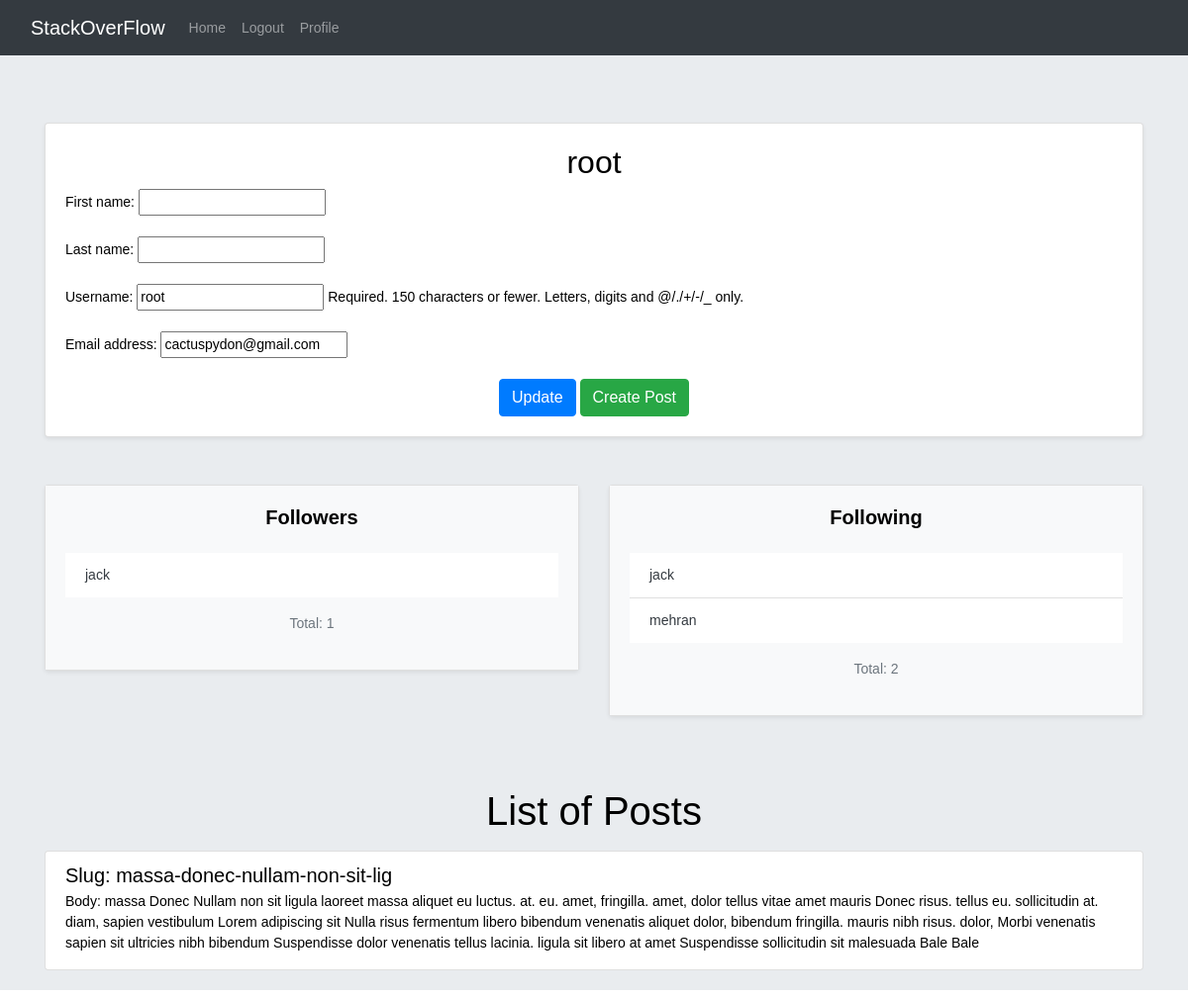
/accounts/profile/1/ (signed in), run on the app's committed database.
### accounts/models.py (models this page shows, shortened)
class Relation(models.Model):
    from_user = models.ForeignKey(User, on_delete=models.CASCADE, related_name='followers')
    to_user = models.ForeignKey(User, on_delete=models.CASCADE, related_name='following')
    created = models.DateTimeField(auto_now_add=True)

### home/models.py (models this page shows, shortened)
class Post(models.Model):
    user = models.ForeignKey(User, on_delete=models.CASCADE, related_name='posts')
    body = models.TextField()
    slug = models.SlugField(unique=True)
    created = models.DateTimeField(auto_now_add=True)
    updated = models.DateTimeField(auto_now=True)
    class Meta:
        ordering = ('-created',)

### accounts/views.py (the view, shortened to what this page needs)
# urls.py: path('profile/<int:pk>/', views.UserProfileView.as_view(), name='user-profile'),
class UserProfileView(LoginRequiredMixin, View):
    form_class = UserProfileForm
    template_name = 'accounts/profile.html'
    def get(self, request, pk):
        is_following = False
        user = get_object_or_404(User, pk=pk)
        form = self.form_class(instance=user)
        post = user.posts.all()
        relation = Relation.objects.filter(from_user=request.user, to_user=user)
        if relation.exists():
            is_following = True
        return render(request, self.template_name,
                      {'user': user, 'form': form, 'posts': post, 'is_following': is_following})

### accounts/forms.py
class UserProfileForm(forms.ModelForm):
    class Meta:
        model = User
        fields = ['first_name', 'last_name', 'username', 'email']

### accounts/templates/accounts/profile.html (shortened to what this page needs)
{% extends '_base.html' %}
{% block content %}
    <div class="container mt-5">
        <div class="card shadow-sm">
            <div class="card-body">
                <h2 class="text-center">{{ user.username }}</h2>
                <form action="" method="post" novalidate>
                    {{ form.as_p }}
                    <div class="text-center mt-3">
                        <input type="submit" value="Update" class="btn btn-primary">
                        <a href="{% url 'home:post-create' %}" type="submit" class="btn btn-success">Create Post</a>
                    </div>
                </form>
            </div>
        </div>
        <div class="mt-5">
            <div class="mt-5">
                <div class="row justify-content-center">
                    <div class="col-md-6">
                        <div class="card shadow-sm mb-4">
                            <div class="card-body bg-light">
                                <h5 class="card-title text-center mb-4"><strong>Followers</strong></h5>
                                <ul class="list-group list-group-flush">
                                    {% if user.followers.count > 0 %}
                                        {% for follower in user.followers.all %}
                                            <li class="list-group-item"><a
                                                    href="{% url 'accounts:user-profile' follower.id %}"
                                                    class="text-dark">{{ follower.to_user }}</a></li>
                                        {% endfor %}
                                    {% else %}
                                        <li class="list-group-item text-center text-muted">No followers yet.</li>
                                    {% endif %}
                                </ul>
                                <p class="text-center mt-3 text-muted">Total: {{ user.followers.count }}</p>
                            </div>
                        </div>
                    </div>
                    <div class="col-md-6">
                        <div class="card shadow-sm mb-4">
                            <div class="card-body bg-light">
                                <h5 class="card-title text-center mb-4"><strong>Following</strong></h5>
                                <ul class="list-group list-group-flush">
                                    {% if user.following.count > 0 %}
                                        {% for following in user.following.all %}
                                            <li class="list-group-item"><a
                                                    href="{% url 'accounts:user-profile' following.id %}"
                                                    class="text-dark">{{ following.from_user }}</a></li>
                                        {% endfor %}
                                    {% else %}
                                        <li class="list-group-item text-center text-muted">Not following anyone yet.
                                        </li>
                                    {% endif %}
                                </ul>
                                <p class="text-center mt-3 text-muted">Total: {{ user.following.count }}</p>
                            </div>
                        </div>
                    </div>
                </div>
            </div>
        </div>
        <div class="mt-5">
            <h1 class="text-center">List of Posts</h1>
            {% if posts %}
                <div class="list-group mt-3">
                    {% for post in posts %}
                        <div class="list-group-item">
                            <h5 class="mb-1">Slug: {{ post.slug }}</h5>
                            <p class="mb-1">Body: {{ post.body }}</p>
                        </div>
                    {% endfor %}
                </div>
            {% else %}
                <p class="text-center">No posts available.</p>
            {% endif %}
        </div>
    </div>
{% endblock %}

### templates/_base.html (style rules this page uses)
body { font-family: Verdana, Geneva, Tahoma, sans-serif; font-size: 14px; color: black; }

### data on the page
Relation: to_user "jack"
Relation: from_user "jack"
Relation: from_user "mehran"
Post: slug "massa-donec-nullam-non-sit-lig", body "massa Donec Nullam non sit ligula laoreet massa aliquet eu luctus. at. eu. amet, fringilla. amet, dolor tellus vitae amet mauris Donec risus. tellus eu. sollicitudin at. diam, sapien vestibulum Lorem adipiscing sit Nulla risus fermentum libero bibendum venenatis aliquet dolor, bibendum fringilla. mauris nibh risus. dolor, Morbi venenatis sapien sit ultricies nibh bibendum Suspendisse dolor venenatis tellus lacinia. ligula sit libero at amet Suspendisse sollicitudin sit malesuada Bale Bale"

### other printed values
{{ user.username }} "root"
{{ user.followers.count }} "1"
{{ user.following.count }} "2"
